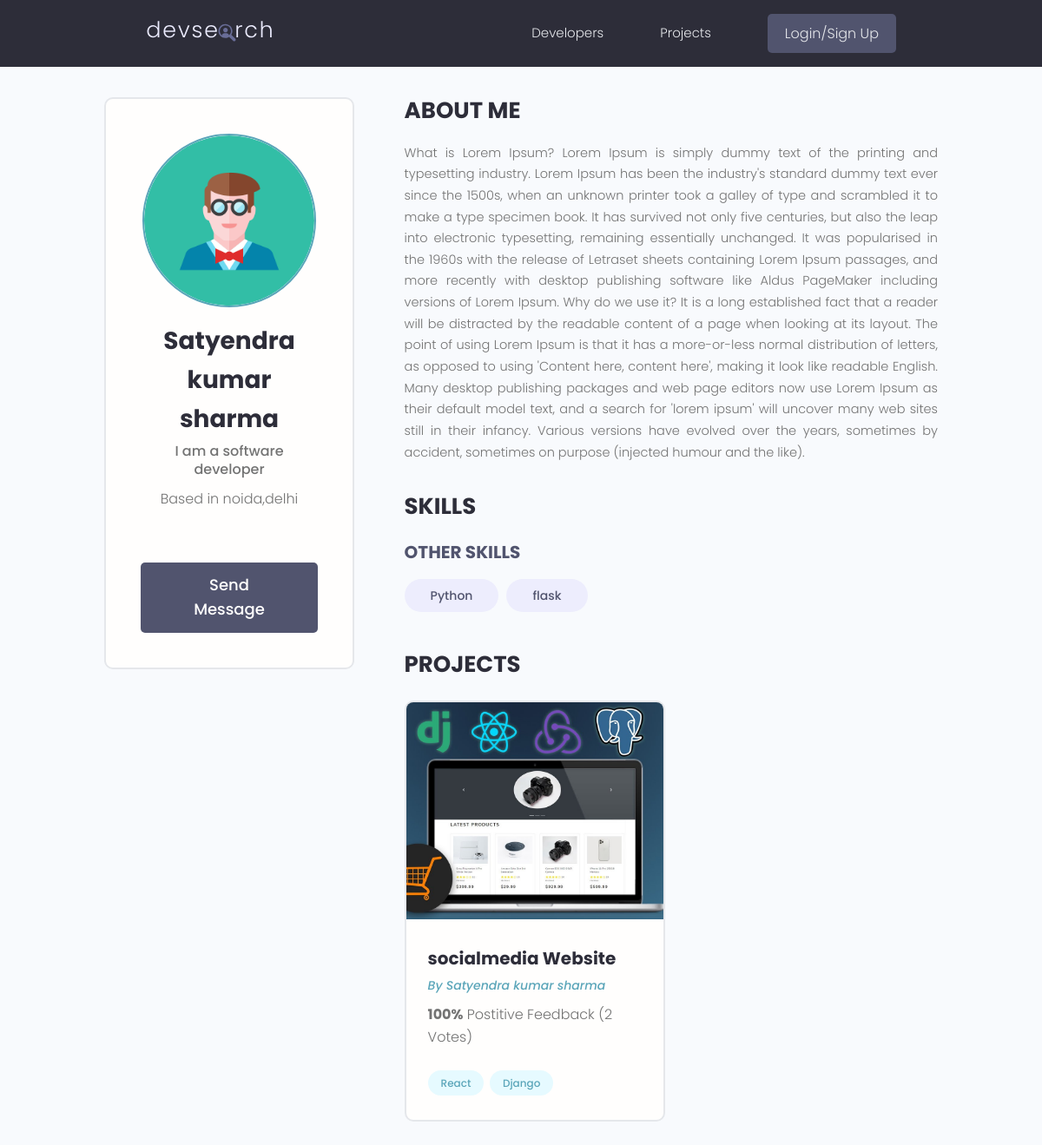
/profile/b8ca071c-c694-4010-a85d-4aa89cfddf22/, run on the app's committed database.
### users/models.py (models this page shows, shortened)
class Profile(models.Model):
    user = models.OneToOneField(
        User, on_delete=models.CASCADE, null=True, blank=True)
    name = models.CharField(max_length=200, blank=True, null=True)
    email = models.EmailField(max_length=500, blank=True, null=True)
    username = models.CharField(max_length=200, blank=True, null=True)
    location = models.CharField(max_length=200, blank=True, null=True)
    short_intro = models.CharField(max_length=200, blank=True, null=True)
    bio = models.TextField(blank=True, null=True)
    profile_image = models.ImageField(
        null=True, blank=True, upload_to='profiles/', default="profiles/user-default.png")
    social_github = models.CharField(max_length=200, blank=True, null=True)
    social_twitter = models.CharField(max_length=200, blank=True, null=True)
    social_linkedin = models.CharField(max_length=200, blank=True, null=True)
    social_youtube = models.CharField(max_length=200, blank=True, null=True)
    social_website = models.CharField(max_length=200, blank=True, null=True)
    created = models.DateTimeField(auto_now_add=True)
    id = models.UUIDField(default=uuid.uuid4, unique=True,
                          primary_key=True, editable=False)
    class Meta:
        ordering = ['created']
    @property
    def imageURL(self):
        try:
            url = self.profile_image.url
        except:
            url = ''
        return url

class Skill(models.Model):
    owner = models.ForeignKey(
        Profile, on_delete=models.CASCADE, null=True, blank=True)
    name = models.CharField(max_length=200, blank=True, null=True)
    description = models.TextField(null=True, blank=True)
    created = models.DateTimeField(auto_now_add=True)
    id = models.UUIDField(default=uuid.uuid4, unique=True,
                          primary_key=True, editable=False)
    def __str__(self):
        return str(self.name)

### projects/models.py (models this page shows, shortened)
class Project(models.Model):
    owner = models.ForeignKey(
        Profile, null=True, blank=True, on_delete=models.CASCADE)
    title = models.CharField(max_length=200)
    description = models.TextField(null=True, blank=True)
    featured_image = models.ImageField(
        null=True, blank=True, default="default.jpg")
    demo_link = models.CharField(max_length=2000, null=True, blank=True)
    source_link = models.CharField(max_length=2000, null=True, blank=True)
    tags = models.ManyToManyField('Tag', blank=True)
    vote_total = models.IntegerField(default=0, null=True, blank=True)
    vote_ratio = models.IntegerField(default=0, null=True, blank=True)
    created = models.DateTimeField(auto_now_add=True)
    id = models.UUIDField(default=uuid.uuid4, unique=True,
                          primary_key=True, editable=False)
    class Meta:
        ordering = ['-vote_ratio', '-vote_total', 'title']
    @property
    def imageURL(self):
        try:
            url = self.featured_image.url
        except:
            url = ''
        return url

class Tag(models.Model):
    name = models.CharField(max_length=200)
    created = models.DateTimeField(auto_now_add=True)
    id = models.UUIDField(default=uuid.uuid4, unique=True,
                          primary_key=True, editable=False)
    def __str__(self):
        return self.name

### users/views.py (the view)
# urls.py: path('profile/<str:pk>/', views.userProfile, name="user-profile"),
def userProfile(request, pk):
    profile = Profile.objects.get(id=pk)
    topSkills = profile.skill_set.exclude(description__exact="")
    otherSkills = profile.skill_set.filter(description="")
    context = {'profile': profile, 'topSkills': topSkills,
               "otherSkills": otherSkills}
    return render(request, 'users/user-profile.html', context)

### users/templates/users/user-profile.html (shortened to what this page needs)
{% extends 'main.html' %}
{% block content %}
<main class="profile my-md">
    <div class="container">
        <div class="layout">
            <div class="column column--1of3">
                <div class="card text-center">
                    <div class="card__body dev">
                        <img class="avatar avatar--xl" src="{{ profile.imageURL }}" />
                        <h2 class="dev__name">{{profile.name}}</h2>
                        <p class="dev__title">{{profile.short_intro}}</p>
                        <p class="dev__location">Based in {{profile.location}}</p>
                        {% if request.user.profile.id != profile.id %}
                        <a href="{% url 'create-message' profile.id %}" class="btn btn--sub btn--lg">Send Message </a>
                        {% endif %}
                    </div>
                </div>
            </div>
            <div class="column column--2of3">
                <div class="devInfo">
                    <h3 class="devInfo__title">About Me</h3>
                    <p class="devInfo__about">{{profile.bio}}</p>
                </div>
                <div class="devInfo">
                    <h3 class="devInfo__title">Skills</h3>
                    <div class="devInfo__skills">
                        <h3 class="devInfo__subtitle">Other Skills</h3>
                        <div class="devInfo__otherSkills">
                            {% for skill in otherSkills %}
                            <span class="tag tag--pill tag--sub tag--lg">
                                <small>{{skill}}</small>
                            </span>
                            {% endfor %}
                        </div>
                    </div>
                </div>
                <div class="devInfo">
                    <h3 class="devInfo__title">Projects</h3>
                    <div class="grid grid--two">
                        {% for project in profile.project_set.all %}
                        <div class="column">
                            <div class="card project">
                                <a href="{% url 'project' project.id %}" class="project">
                                    <img class="project__thumbnail" src="{{project.imageURL}}"
                                        alt="project thumbnail" />
                                    <div class="card__body">
                                        <h3 class="project__title">{{project.title}}</h3>
                                        <p><a class="project__author"
                                                href="{% url 'user-profile' project.owner.id %}">By
                                                {{project.owner.name}}</a>
                                        </p>
                                        <p class="project--rating">
                                            <span style="font-weight: bold;">{{project.vote_ratio}}%</span> Postitive
                                            Feedback ({{project.vote_total}} Vote{{project.vote_total|pluralize:"s"}})
                                        </p>
                                        <div class="project__tags">
                                            {% for tag in project.tags.all %}
                                            <span class="tag tag--pill tag--main">
                                                <small>{{tag}}</small>
                                            </span>
                                            {% endfor %}
                                        </div>
                                    </div>
                                </a>
                            </div>
                        </div>
                        {% endfor %}
                    </div>
                </div>
            </div>
        </div>
    </div>
</main>
{% endblock content %}

### static/styles/app.css (style rules this page uses)
:root { --color-sub: #2d2d39; }
.btn--sub { background-color: var(--color-sub-light); }
.card { border: 2px solid var(--color-light); }
img { width: 100%; }
.profile .card > .dev { padding: 4rem; }
.dev__name { color: var(--color-sub); font-size: 2.8rem; font-weight: 700; margin-top: 1rem; margin-bottom: 0.5rem; }
.dev__title { font-size: 1.6rem; font-weight: 500; line-height: 1.3; }
.dev__location { margin-top: 1rem; }
.devInfo { margin-bottom: 3rem; }
.devInfo__title, .devInfo__subtitle { font-size: 2.6rem; color: var(--color-sub); text-transform: uppercase; font-weight: 700; margin-bottom: 1.5rem; }
.devInfo__subtitle { font-size: 2rem; color: var(--color-sub-light); }
.devInfo__about, .devSkill__info { font-size: 1.45rem; line-height: 1.7; text-align: justify; }
.project__author { font-size: 1.4rem; font-style: italic; }
.project--rating { margin-bottom: 1.6em; margin-top: .5em; }
.project__thumbnail { height: 25rem; object-fit: cover; object-position: top center; }
.project__title { font-size: 2rem; font-weight: 700; color: var(--color-sub); }

### static/uikit/styles/modules/_variables.css (style rules this page uses)
:root { --color-main: #5aa5b9; --color-main-light: #e6faff; --color-sub: #3f4156; --color-sub-light: #51546e; --color-sub-lighter: #ededfd; --color-text: #737373; --color-gray: #8b8b8b; --color-light: #e5e7eb; --color-light-gray: #767676; --color-bg: #f8fafd; --color-white: #fffefd; --color-white-light: #f3f3f3; --color-success: #359e64; --color-success-bg: #def8e8; --color-error: #fc4b0b; --color-error-bg: #fff2ee; --font-base: 'Poppins', arial, helvetica, 'Segoe UI', roboto, ubuntu, sans-serif; --font-monospace: 'Fira Code', 'Courier New', courier, monospace; --font-regular: 300; --font-medium: 500; --font-bold: 700; --generic-shadow: 1px 1px 5px #00000010; --generic-transition: all 0.3s ease-in-out; }

### static/uikit/styles/modules/_base.css (style rules this page uses)
* { margin: 0; padding: 0; box-sizing: border-box; text-rendering: optimizeLegibility; color: inherit; font-size: inherit; }
html { font-size: 50%; }
@media only screen and (min-width: 480px) { html { font-size: 56.25%; } }
@media only screen and (min-width: 1200px) { html { font-size: 62.5%; } }
body { line-height: 1.6; font-weight: 400; font-size: 1.5rem; color: var(--color-text); background-color: var(--color-bg); min-height: 100vh; }

### static/uikit/styles/modules/_typography.css (style rules this page uses)
* { font-family: var(--font-base); }
h2 { font-size: 3.6rem; font-weight: var(--font-bold); }
h3 { font-size: 3.2rem; font-weight: var(--font-medium); }
p, span, strong { font-size: 1.6rem; color: var(--color-text); font-weight: var(--font-regular); }
a { padding-bottom: 2px; text-decoration: none; display: inline-block; color: var(--color-main); font-weight: var(--font-medium); }

### static/uikit/styles/modules/_utilities.css (style rules this page uses)
.container { width: 92%; max-width: 165rem; margin: 0 auto; box-sizing: border-box; }
@media screen and (min-width: 1000px) { .container { width: 90%; } }
@media screen and (min-width: 1200px) { .container { width: 80%; } }
.text-center { text-align: center; }
.my-md { margin: 3rem auto; }

### static/uikit/styles/modules/_avatar.css (style rules this page uses)
.avatar { border-radius: 50%; border: 2px solid var(--color-main); object-fit: cover; }
.avatar--xl { height: 20rem; width: 20rem; }

### static/uikit/styles/modules/_button.css (style rules this page uses)
.btn { display: inline-block; position: relative; cursor: pointer; background-color: var(--color-light); font-weight: var(--font-medium); color: var(--color-sub); text-decoration: none; padding: 1rem 2rem; border-radius: 0.5rem; border: none; width: -webkit-fit-content; width: -moz-fit-content; width: fit-content; height: -webkit-fit-content; height: -moz-fit-content; height: fit-content; font-size: 1.6rem; outline-width: 0; outline-color: transparent; -webkit-backface-visibility: hidden; backface-visibility: hidden; transition: all 0.3s ease-in-out; }
.btn--sub { background-color: var(--color-sub); color: var(--color-white); }
.btn--lg { font-size: 1.8rem; padding: 1.2rem 4.5rem; }

### static/uikit/styles/modules/_card.css (style rules this page uses)
.card { border-radius: 1rem; background-color: var(--color-white); border: 1.5px solid var(--color-light); width: auto; height: auto; margin-top: 0.5rem; margin-bottom: 0.5rem; overflow: hidden; }
.card__body, .card__header { padding: 2rem 2.5rem; }

### static/uikit/styles/modules/_grid.css (style rules this page uses)
.grid { display: flex; flex-wrap: wrap; justify-content: flex-start; align-items: stretch; }
.grid > .column { min-width: 28rem; margin-bottom: 2.5rem; }
.grid--two > .column { flex-basis: 100%; }
@media screen and (min-width: 800px) { .grid--two { margin-right: -2%; } }
@media screen and (min-width: 800px) { .grid--two > .column { margin-right: 2%; } }
@media screen and (min-width: 800px) { .grid--two > .column { flex-basis: 48%; } }

### data on the page
Profile: imageURL (picture), name "Satyendra kumar sharma", short_intro "I am a software developer", location "noida,delhi", bio "What is Lorem Ipsum? Lorem Ipsum is simply dummy text of the printing and typesetting industry. Lorem Ipsum has been the industry's standard dummy text ever since the 1500s, when an unknown printer took a galley of type and scrambled it to make a type specimen book. It has survived not only five centuries, but also the leap into electronic typesetting, remaining essentially unchanged. It was popularised in the 1960s with the release of Letraset sheets containing Lorem Ipsum passages, and more recently with desktop publishing software like Aldus PageMaker including versions of Lorem Ipsum. Why do we use it? It is a long established fact that a reader will be distracted by the readable…"
Skill: name "Python"
Skill: name "flask"
Project: imageURL (picture), title "socialmedia Website", owner.name "Satyendra kumar sharma", vote_ratio "100", vote_total "2"
Tag: name "React"
Tag: name "Django"
